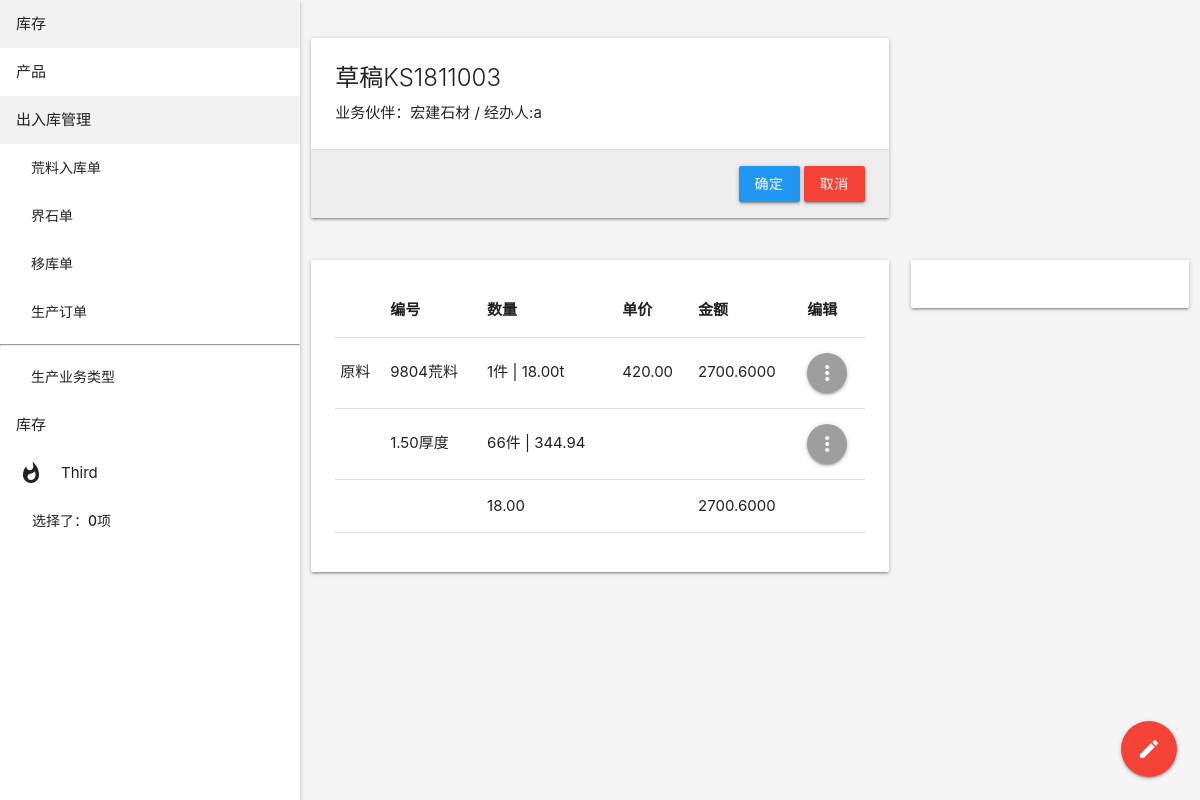
/mrp/kes_order/3/, run on the app's committed database.
### mrp/models/kes.py (models this page shows, shortened)
class KesOrder(MrpOrderAbstract):
    order = OrderField(order_str='KS', blank=True, verbose_name='单号', default='New', max_length=20)
    class Meta:
        verbose_name = '生产加工单'
    def get_update_url(self):
        return reverse('kes_order_update', args=[self.id])
    def get_item_edit_url(self):
        return reverse('kes_order_raw_item_edit')

class KesOrderRawItem(OrderItemBase):
    order = models.ForeignKey('KesOrder', on_delete=models.CASCADE, related_name='items', blank=True,
                              null=True)
    price = models.DecimalField('单价', max_digits=8, decimal_places=2, help_text='立方单价')
    m3 = models.DecimalField('立方数', max_digits=5, decimal_places=2, null=True, blank=True)
    class Meta:
        verbose_name = '界石单荒料行'
    def get_amount(self):
        m3 = self.m3 if self.m3 else 0
        return m3 * self.price

class KesOrderProduceItem(OrderItemBase):
    order = models.ForeignKey('KesOrder', on_delete=models.CASCADE, related_name='produce_items', blank=True, null=True,
                              verbose_name='对应界石单')
    raw_item = models.ForeignKey('KesOrderRawItem', on_delete=models.CASCADE, related_name='produces',
                                 verbose_name='原材料')
    product = models.ForeignKey('product.Product', on_delete=models.CASCADE, verbose_name='product', blank=True,
                                null=True)
    thickness = models.DecimalField('厚度规格', max_digits=5, decimal_places=2)
    quantity = models.DecimalField('数量', decimal_places=2, max_digits=10, null=True, blank=True)
    class Meta:
        verbose_name = '界石单毛板行'

### partner/models.py (models this page shows, shortened)
class Partner(models.Model):
    name = models.CharField('名称', max_length=30, null=False, blank=False)
    is_company = models.BooleanField('公司', default=False)
    type = models.CharField('伙伴类型', choices=PARTNER_TYPE_CHOICES, max_length=20,
                            default='customer')
    phone = models.CharField('联系电话', max_length=20)
    sex = models.CharField('性别', choices=(('male', '先生'), ('female', '女士')), null=True, blank=True, max_length=10)
    province = models.ForeignKey('Province', verbose_name='省份', null=True, blank=True, on_delete=models.SET_NULL)
    city = models.ForeignKey('City', verbose_name='城市', null=True, blank=True, on_delete=models.SET_NULL)
    created = models.DateField('创建日期', auto_now_add=True)
    updated = models.DateTimeField('更新时间', auto_now=True)
    entry = models.ForeignKey(User, related_name='%(class)s_entry',
                              verbose_name='登记人', on_delete=models.SET_NULL, null=True, blank=True)
    is_activate = models.BooleanField('启用', default=True)
    company = models.ForeignKey('self', related_name='members', limit_choices_to={'is_company': True},
                                on_delete=models.SET_NULL,
                                null=True, blank=True, verbose_name='所属公司')
    is_production = models.BooleanField('是生产商', default=False)
    class Meta:
        verbose_name = '伙伴资料'
        unique_together = ['phone', 'name']
    def __str__(self):
        if self.is_company:
            return '{}'.format(self.name)
        else:
            return '{} {}'.format(self.name, self.get_title())

### product/models.py (models this page shows, shortened)
class Product(models.Model):
    name = models.CharField('编号', max_length=20, db_index=True)
    type = models.CharField('类型', max_length=10, choices=TYPE_CHOICES, default='block')
    thickness = models.DecimalField('厚度规格', max_digits=5, decimal_places=2, null=True, blank=True)
    batch = models.ForeignKey('Batch', null=True, blank=True, on_delete=models.SET_NULL, verbose_name='批次')
    category = models.ForeignKey('Category', null=True, blank=True, verbose_name='品种名称', on_delete=models.SET_NULL)
    quarry = models.ForeignKey('Quarry', null=True, blank=True, verbose_name='矿口', on_delete=models.SET_NULL)
    weight = models.DecimalField('重量', max_digits=5, decimal_places=2, null=True)
    long = models.IntegerField('长', null=True, blank=True)
    width = models.IntegerField('宽', null=True, blank=True)
    height = models.IntegerField('高', null=True, blank=True)
    m3 = models.DecimalField('立方', null=True, max_digits=5, decimal_places=2, blank=True)
    uom = models.CharField('荒料计量单位', null=False, choices=UOM_CHOICES, max_length=10, default='t')
    updated = models.DateTimeField('更新日期', auto_now=True)
    created = models.DateTimeField('创建日期', auto_now_add=True)
    activate = models.BooleanField('启用', default=False)
    semi_slab_single_qty = models.DecimalField('毛板单件平方', null=True, max_digits=5, decimal_places=2, blank=True)
    class Meta:
        verbose_name = '荒料编号'
        verbose_name_plural = verbose_name
        unique_together = ('name', 'type', 'thickness')
    def __str__(self):
        thickness = '({})'.format(self.thickness) if self.thickness else ''
        return '{}{}{}'.format(self.name, self.get_type_display(), thickness)

### mrp/views.py (the view, shortened to what this page needs)
# urls.py: path('kes_order/<pk>/', views.KesOrderDetailView.as_view(), name='kes_order_detail'),
class KesOrderDetailView(StateChangeMixin, GetItemsMixin, DetailView):
    model = KesOrder

### cart/cart.py (called while the page is built)
    def __len__(self):
        return len(self.cart)

### cart/context_processors.py (called while the page is built)
def cart(request):
    return {'cart': Cart(request)}

### public/models.py (called while the page is built)
    def get_quantity(self):
        return sum(item.quantity for item in self.items.all() if item.quantity)

    def get_amount(self):
        return sum(item.get_amount() for item in self.items.all())

### public/views.py (called while the page is built)
    def get_context_data(self, **kwargs):
        if self.object:
            items = self.object.items.all()
            kwargs.update({'object_list': items})
        return super().get_context_data(**kwargs)

    def get_btn_visible(self, state):
        return {s: s != state for s in ('draft', 'confirm', 'cancel')}

    def get_context_data(self, **kwargs):
        state_form = self.state_form()
        state = self.object.state
        kwargs.update({'state_form': state_form,
                       'btn_visible': self.get_btn_visible(state)})
        return super(StateChangeMixin, self).get_context_data(**kwargs)

### mrp/templates/mrp/kesorder_detail.html (shortened to what this page needs)
{% extends 'mrp/detail.html' %}
{% load materializecss %}
{% block content %}
    {% block tb %}
        <table class="table">
            <thead>
            <tr>
                <th></th>
                <th>编号</th>
                <th>数量</th>
                <th>单价</th>
                <th>金额</th>
                <th>编辑</th>
            </tr>
            </thead>
            <tbody>
            {% for item in object_list %}
                <tr id="block_list_tr">
                    <td>原料</td>
                    <td>{{ item.product }}</td>
                    <td>{{ item.piece }}件 | {{ item.quantity }}{{ item.uom }}</td>
                    <td>{{ item.price }}</td>
                    <td>{{ item.get_amount }}</td>
                    <td>{% if object.state == 'draft' %}
                        <a class='dropdown-trigger btn-floating grey' href='#' data-target='dropdown1'> <i
                                class="material-icons">more_vert</i></a>
                    {% endif %}</td>
                </tr>
                {% if item.produces.all %}
                    {% for produce in item.produces.all %}
                        <tr>
                            <td></td>
                            <td>{{ produce.thickness }}厚度</td>
                            <td>{{ produce.piece }}件 | {{ produce.quantity }}</td>
                            <td></td>
                            <td></td>
                            <td>{% if object.state == 'draft' %}
                                <a class='dropdown-trigger btn-floating grey' href='#' data-target='dropdown2'> <i
                                        class="material-icons">more_vert</i></a>
                            {% endif %}
                            </td>
                        </tr>
                    {% endfor %}
                {% endif %}
            {% endfor %}
            </tbody>
            <tfoot>
            <tr>
                <td></td>
                <td></td>
                <td>{{ object.get_quantity }}</td>
                <td></td>
                <td>{{ object.get_amount }}</td>
                <td></td>
            </tr>
            </tfoot>
        </table>
    {% endblock %}
{% endblock %}
{% block headline %}
    {{ object.get_state_display }}{{ object.order }}
{% endblock %}
{% block subheadline %}
    业务伙伴：{{ object.partner }} / 经办人:{{ object.handler }}
{% endblock %}

### data on the page
KesOrder: state "草稿", order "KS1811003", partner "宏建石材", handler "a", get_quantity "18.00", get_amount "2700.6000"
KesOrderRawItem: product "9804荒料", piece "1", quantity "18.00", uom "t", price "420.00", get_amount "2700.6000"
KesOrderProduceItem: thickness "1.50", piece "66", quantity "344.94"

### other printed values
{{ cart|length }} "0"
